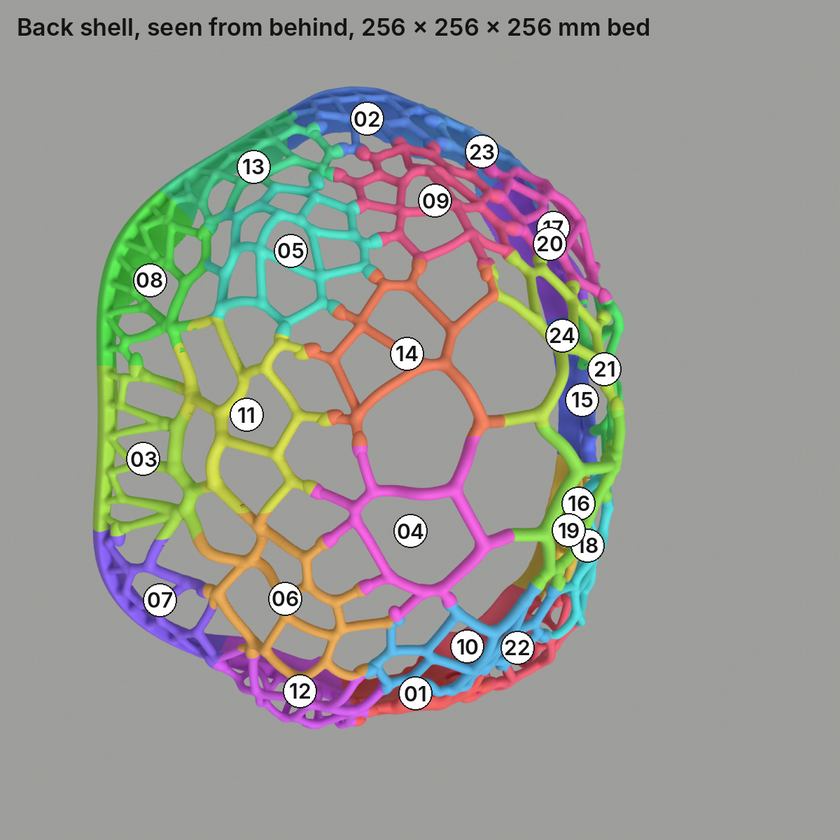
#> input picture print/block-pins/docs/bed-256_back-shell_from-behind.png, 840 x 840 px, shrunk from 1200 x 1200 before the run
$ python -i sp_package.py   (imports and definitions only)
#> lines starting #> are read from the running program, lines starting #| are printed output that depends on the picture
# Assemble the release packages: one folder + zip per connection type, both bed sizes inside.
import json, os, shutil, glob, csv, sys, numpy as np
from PIL import Image, ImageDraw, ImageFont, ImageOps, ImageEnhance
def punch(im): return ImageEnhance.Color(im.convert('RGB').point(lambda v: int(255*(v/255)**1.6))).enhance(1.35)
B = '/home/claude/v8/split/build/'; PK = '/home/claude/v8/split/packages/'; F = '/usr/share/fonts/opentype/inter/Inter-'
CONN = dict(pins=('block-pins', 'Printed block pins'), keys=('butterfly-keys', 'Butterfly keys'), lap=('overlap', 'Overlapping joints'))
BEDS = dict(b256=('bed-256', '256 × 256 × 256 mm (parts kept within 246 mm)'), b350=('bed-350x320', '350 × 320 × 325 mm (parts kept within 340 × 310 × 315 mm)'))
OBJ = dict(shell=('back-shell', 'Back shell'), plate=('front-plate', 'Front plate'))
# [5 lines left out: function annotate, not called in this run]
# [33 lines not run here, left out]

# ---------- README per package ----------
HOW = dict(
 pins="""Every joint has a rectangular pin on one part and a matching socket on the other. On the back shell the pin is 8 × 6 mm and 9 mm long; on the front plate it is 8 × 3.2 mm and 8 mm long. Sockets are 0.15 mm larger on every side.

1. Dry-fit two neighbours first. If a pin is tight, sand the pin, not the socket.
2. Put glue on the flat joint faces and into the sockets, push the parts together, and hold or tape them until the glue sets.
3. The pin always sits on the lower-numbered part of a seam.""",
 keys="""The parts meet with flat faces. Every joint has a bow-tie shaped pocket that runs across the seam, half in each part. A separate printed key is pressed into the pocket and locks the two parts together.

1. Print the keys from `keys/`. The file name gives the number you need, for example `MRS-01_shell_key_x63.stl` means 63 keys. Print a few spares. Print them flat, as they are.
2. Hold two neighbours together and press a key into each pocket across the seam. On the back shell the pockets open toward the inside of the bowl. On the front plate they open toward the foam side.
3. The keys hold without glue for a test fit. For the final assembly, glue the joint faces and the keys.
4. Keys are 0.2 mm smaller than the pockets. If they are loose on your printer, scale the key up by 1 to 2 % in the slicer.""",
 lap="""At every joint the two parts overlap by 10 mm (9 mm on the front plate): one part has a tongue on the outside, the other a tongue on the inside. The step is 0.15 mm clear.

1. At a seam, the lower-numbered part normally lies on the outside. `parts.csv` lists this in the column `lies_outside_of`.
2. Build from the inside out: place the higher-numbered part first, then put the lower-numbered part on from outside.
3. Glue the overlapping faces. They give the largest glue area of the three connection types, but they do not lock sideways, so tape or clamp each seam until the glue sets.
4. Where three parts meet at one strut, the joint is a plain flat face without a step. Glue it as a butt joint.""")
# [47 lines left out: function readme, not called in this run]
# [3 lines not run here, left out]

>>> from PIL import Image
>>> picture = Image.open('../print/block-pins/docs/bed-256_back-shell_from-behind.png')
#> picture is the input picture: PIL image 840x840 RGB; mean R, G, B 153.6, 154.1, 149
>>> result = punch(picture)
#> in punch, `def punch(im): return ImageEnhance.Color(im.convert('RGB').point(lambd..`:
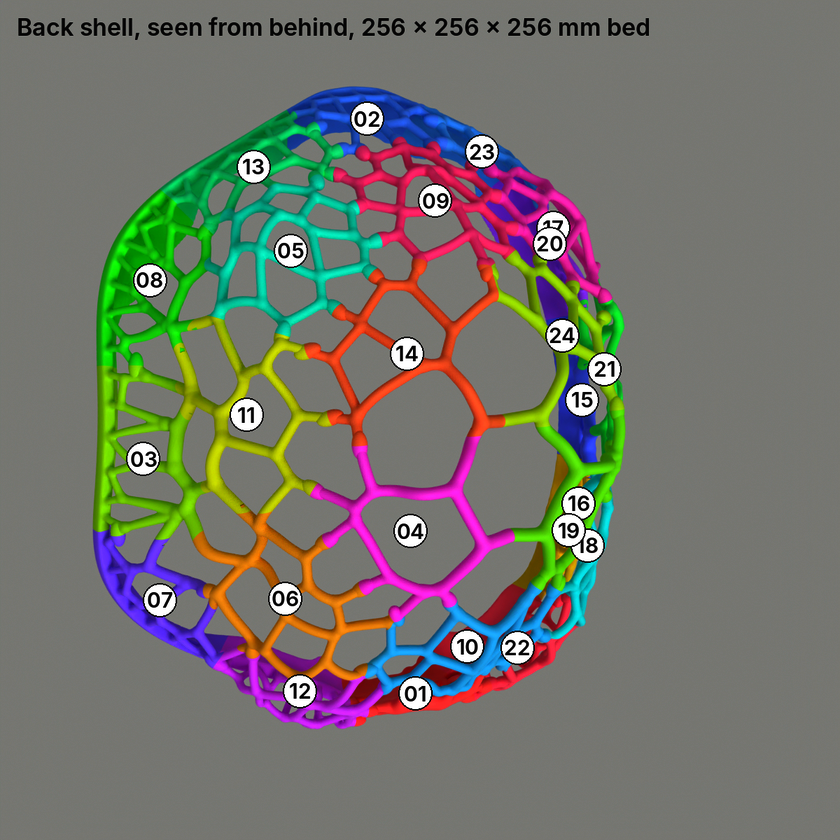
#> returned value: PIL image 840x840 RGB; mean R, G, B 115.5, 115.7, 108

$ run again, on stand-mount/MRS-01_stand-mount.png
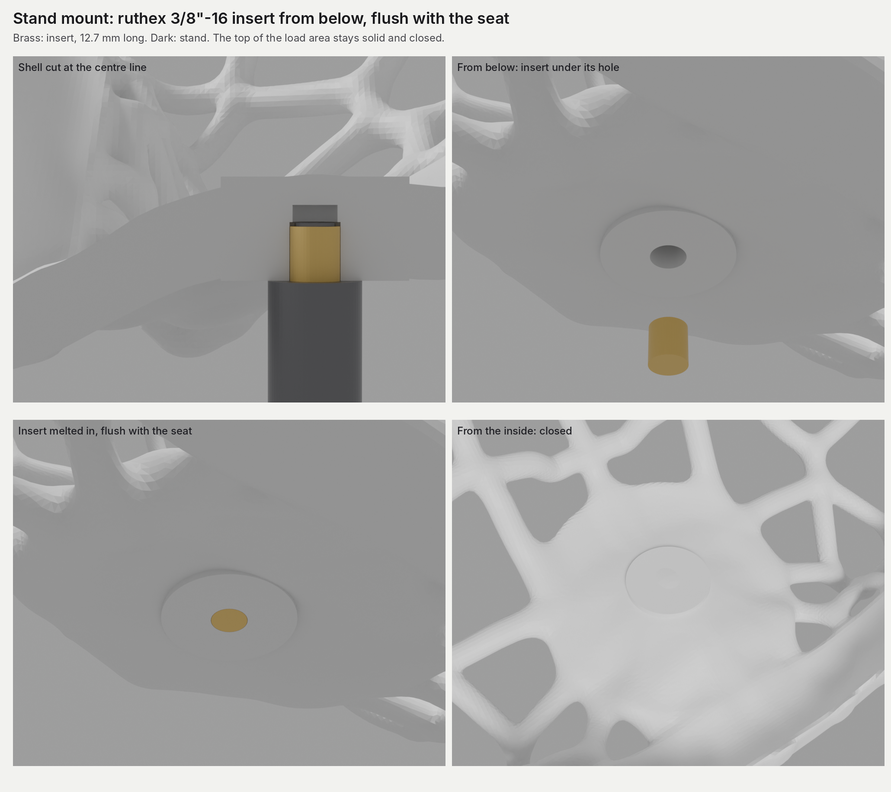
#> input picture stand-mount/MRS-01_stand-mount.png, 891 x 792 px, shrunk from 2060 x 1830 before the run
#> picture is the input picture: PIL image 891x792 RGB; mean R, G, B 169, 168.9, 168
#> in punch, `def punch(im): return ImageEnhance.Color(im.convert('RGB').point(lambd..`:
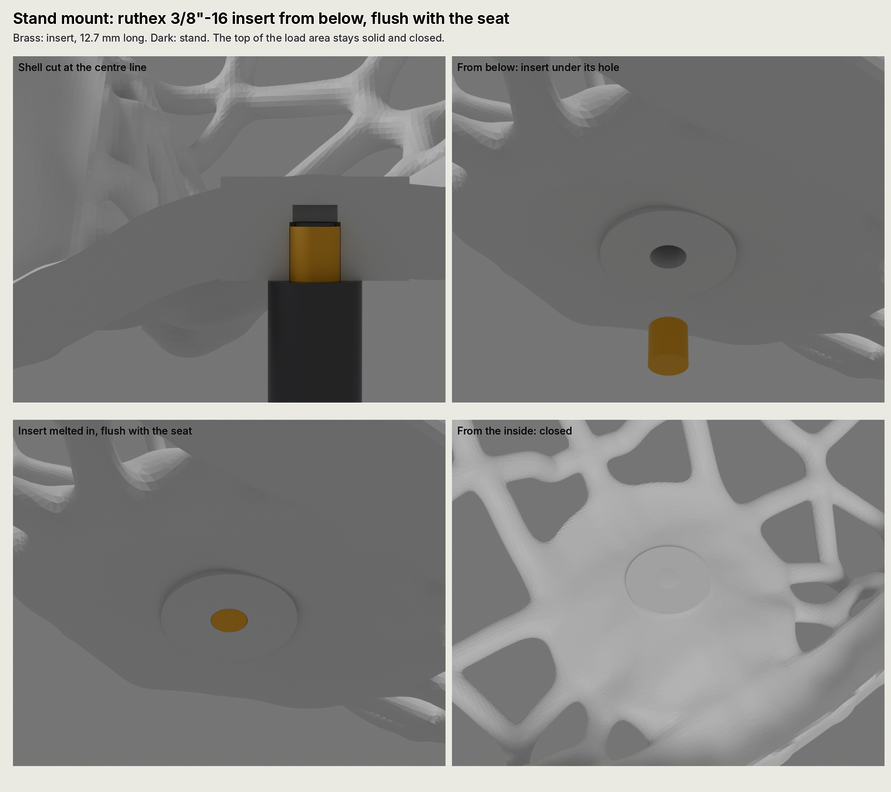
#> returned value: PIL image 891x792 RGB; mean R, G, B 134.5, 134.4, 132.7
